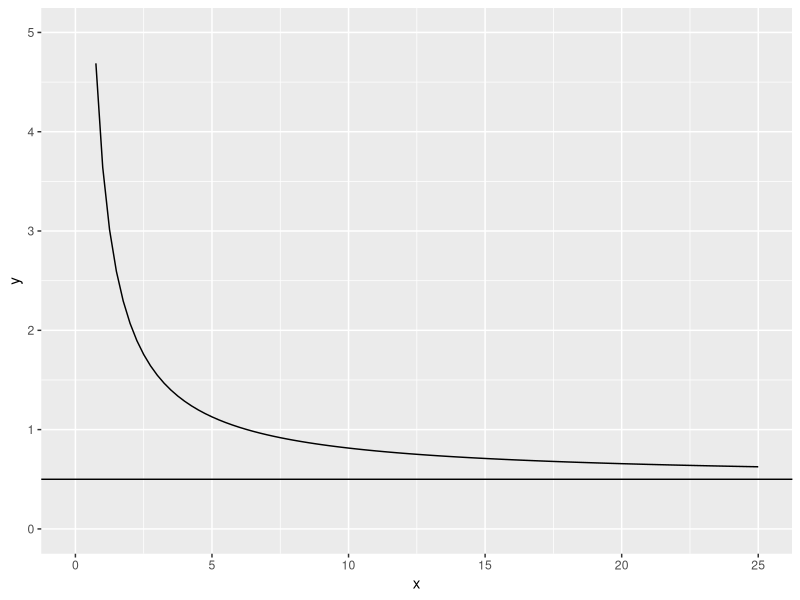

R code for this plot:
## ---- chunk 1
knitr::opts_chunk$set(echo = TRUE)
## ---- chunk 2
library(tidyverse)
f <- function(x) {pi/x + 0.5}
vec1 <- f(1:100)
ggplot(data.frame(x = c(0, 25)), aes(x)) +
  stat_function(fun = f) + ylim(0,5) +
  geom_hline(aes(yintercept=0.5))

g <- function(x) {1/x}
f.2 <- function(x) {sum(g(x))}
v <- c
